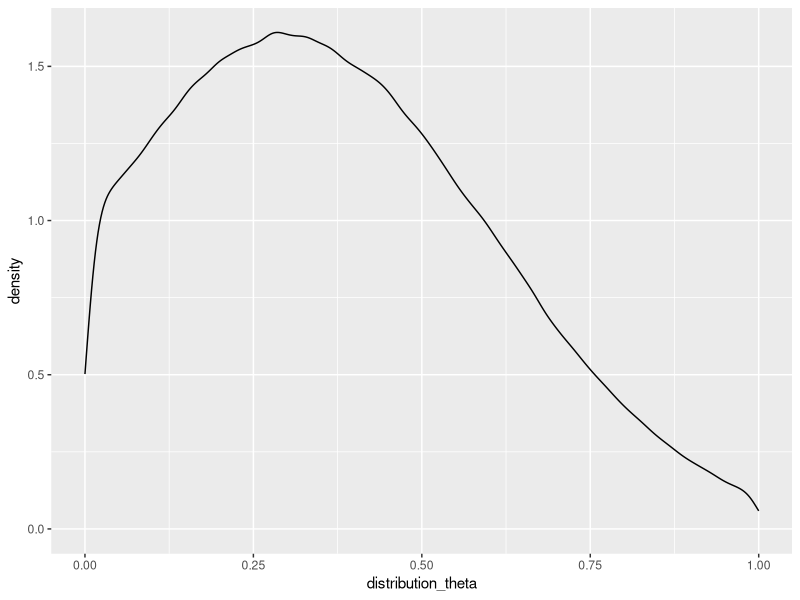
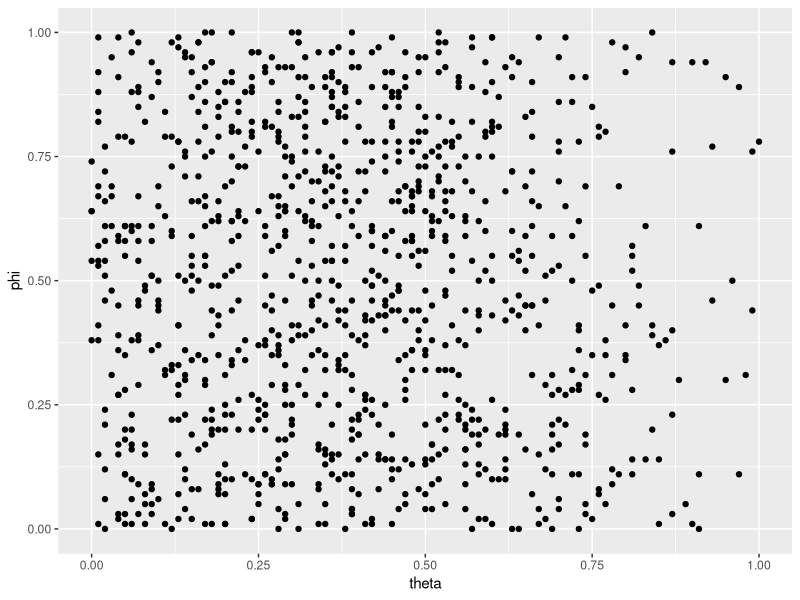

R code for these plots, in order: (Note: a time limit stopped this script after it produced the figures.)
## ---- chunk 1
payout_maximization = function(investment, multiplier, returned){
  maxPayout = investment * multiplier
  return((maxPayout - returned)/maxPayout)
}
inequity = function(investment, multiplier, returned, endowment){
  maxInequality = investment * multiplier
  Equality = investment * multiplier - ((endowment - investment + (investment * multiplier)) * 0.5)
  
  choices = seq(0, investment * multiplier)
  Inequality = abs(Equality - choices)
  minInequality = choices[which(Inequality == min(Inequality))]
  
  maxViolation = max(abs(maxInequality - minInequality))
  
  violation = (min(minInequality - returned))/maxViolation
  return(1 - (violation)**2)
}
guilt = function(investment, believed_multiplier, returned, multiplier, endowment){
  expectation = 0.5 * (believed_multiplier * investment + endowment - investment)
  expectation = expectation - (endowment - investment)
  expectation = max(expectation, 0)
  maxViolation = abs(expectation - 0)
  violation = (expectation - returned)/maxViolation
  if (maxViolation > 0) {violation = (expectation - returned)/maxViolation} else {
    violation = 0
  }
  return(1 - (violation)**2)
}
## ---- chunk 2
utility = function(theta, phi, guilt, inequity, payout){
  return(theta*payout + (1-theta)* (guilt * (1 - phi) + inequity * phi))
}
## ---- chunk 3
generatePredictions = function(params, df){
  prediction = vector('numeric', nrow(df))
  for (k in 1:nrow(df)){
    I = df$Investment[k]
    M = df$Multiplier[k]
    B = df$Believed_Multiplier[k]
    E = df$Endowment[k]
    Choices = seq(0, (I*M))
    Utility = vector('numeric', length(Choices))
    for (n in 1:length(Choices)){
      Utility[n] = utility(theta = params[1], 
                           phi = params[2], 
                           guilt = guilt(I, B, Choices[n], M, E), 
                           inequity = inequity(I, M, Choices[n], E), 
                           payout = payout_maximization(I, M, Choices[n]))
    }
    correct_choice = which(Utility == max(Utility))
    if (length(correct_choice) > 1){
      correct_choice = correct_choice[sample(1:length(correct_choice), 1)]
    }
    prediction[k] = Choices[correct_choice]
  }
  return(prediction)
}
## ---- chunk 4
freeParameters = data.frame(theta = rep(seq(0, 1, 0.01), each = 101),
                            phi = rep(seq(0, 1, 0.01), times = 101))

head(freeParameters)
## ---- chunk 5
trialSet = data.frame(Investment = rep(seq(1, 10), times = 3),
                      Multiplier = rep(c(2, 4, 6), each = 10),
                      Endowment = rep(10, 30),
                      Believed_Multiplier = rep(4, 30))
trialSet
## ---- chunk 6
predictions = data.frame()
for (i in 1:nrow(freeParameters)){
  pars = as.numeric(freeParameters[i, ])
  predictions[i, 1:nrow(trialSet)] = generatePredictions(pars, trialSet)
}
head(predictions)
## ---- chunk 7
obj_function = function(params, df, method = "OLS") {
  predicted_utility = vector('numeric', length(df[,1]))
  observed_utility = vector('numeric', length(df[,1]))
  Predictions = generatePredictions(params, df)
  for (k in 1:nrow(df)){
    I = df$Investment[k]
    M = df$Multiplier[k]
    B = df$Believed_Multiplier[k]
    E = df$Endowment[k]
    R = df$Returned[k]
    P = Predictions[k]
    
    predicted_utility[k] = utility(theta = params[1], phi = params[2],
                                   guilt = guilt(I, B, P, M, E), 
                                   inequity = inequity(I, M, P, E), 
                                   payout = payout_maximization(I, M, P))
    observed_utility[k] =  utility(theta = params[1], phi = params[2],
                                   guilt = guilt(I, B, R, M, E), 
                                   inequity = inequity(I, M, R, E), 
                                   payout = payout_maximization(I, M, R))
  }
  
  return(sum((predicted_utility - observed_utility)**2))
}
## ---- chunk 8
utilityAlt = function(theta, inequity, payout){
  return(theta*payout + (1-theta)*inequity)
}
generatePredictionsAlt = function(params, df){
  prediction = vector('numeric', nrow(df))
  for (k in 1:nrow(df)){
    I = df$Investment[k]
    M = df$Multiplier[k]
    E = df$Endowment[k]
    Choices = seq(0, (I*M))
    Utility = vector('numeric', length(Choices))
    for (n in 1:length(Choices)){
      if (M == 2){ # point of segregation
        par = params[1]
      } else if (M == 4){
        par = params[2]
      } else if (M == 6){
        par = params[3]}
      Utility[n] = utilityAlt(theta = par,  
                              inequity = inequity(I, M, Choices[n], E), 
                              payout = payout_maximization(I, M, Choices[n]))
    }
    correct_choice = which(Utility == max(Utility))
    if (length(correct_choice) > 1){
      correct_choice = correct_choice[sample(1:length(correct_choice), 1)]
    }
    prediction[k] = Choices[correct_choice]
  }
  return(prediction)
}
obj_functionAlt = function(params, df, method = "OLS") {
  predicted_utility = vector('numeric', length(df[,1]))
  observed_utility = vector('numeric', length(df[,1]))
  Predictions = generatePredictions(params, df)
  for (k in 1:nrow(df)){
    I = df$Investment[k]
    M = df$Multiplier[k]
    E = df$Endowment[k]
    R = df$Returned[k]
    P = Predictions[k]
    
    predicted_utility[k] = utilityAlt(theta = params[1], 
                                      inequity = inequity(I, M, P, E), 
                                      payout = payout_maximization(I, M, P))
    observed_utility[k] =  utilityAlt(theta = params[1], 
                                      inequity = inequity(I, M, R, E), 
                                      payout = payout_maximization(I, M, R))
  }
  
  return(sum((predicted_utility - observed_utility)**2))
}
## ---- chunk 9
library(pracma)

initial_params = c(0.5, 0.5)
lower_bounds = c(0, 0)
upper_bounds = c(1,1)

initial_paramsAlt = c(0, 0, 0)
lower_boundsAlt = c(-1, -1, -1)
upper_boundsAlt = c(1, 1, 1)
## ---- chunk 10
noise = function(predictions, sd = 1){
  predictions = rnorm(predictions, mean = 0, sd = 1)
  predictions = round(predictions)
  predictions[which(predictions < 0)] = 0
  return(predictions)
}
## ---- chunk 11
distribution_theta = rnorm(n = 1000000, mean = 0.3, sd = 0.3)
distribution_theta = distribution_theta[-which(distribution_theta < 0 | distribution_theta > 1)]
distribution_theta = round(distribution_theta, 2)
library(ggplot2)
ggplot() + geom_density(aes(x = distribution_theta), 
                       method = 'loess')
## ---- chunk 12
sum(distribution_theta > 0.7)/length(distribution_theta)
## ---- chunk 13
nTrials = 60
## ---- chunk 14
n1000 = data.frame(theta = sample(distribution_theta, 1000),
                   phi = sample(freeParameters$phi, 1000))
ggplot(data = n1000) + geom_point(aes(x = theta, y = phi))
## ---- chunk 15
save.image(file = "C:/Users/DELL/Documents/socog/index.RData")
